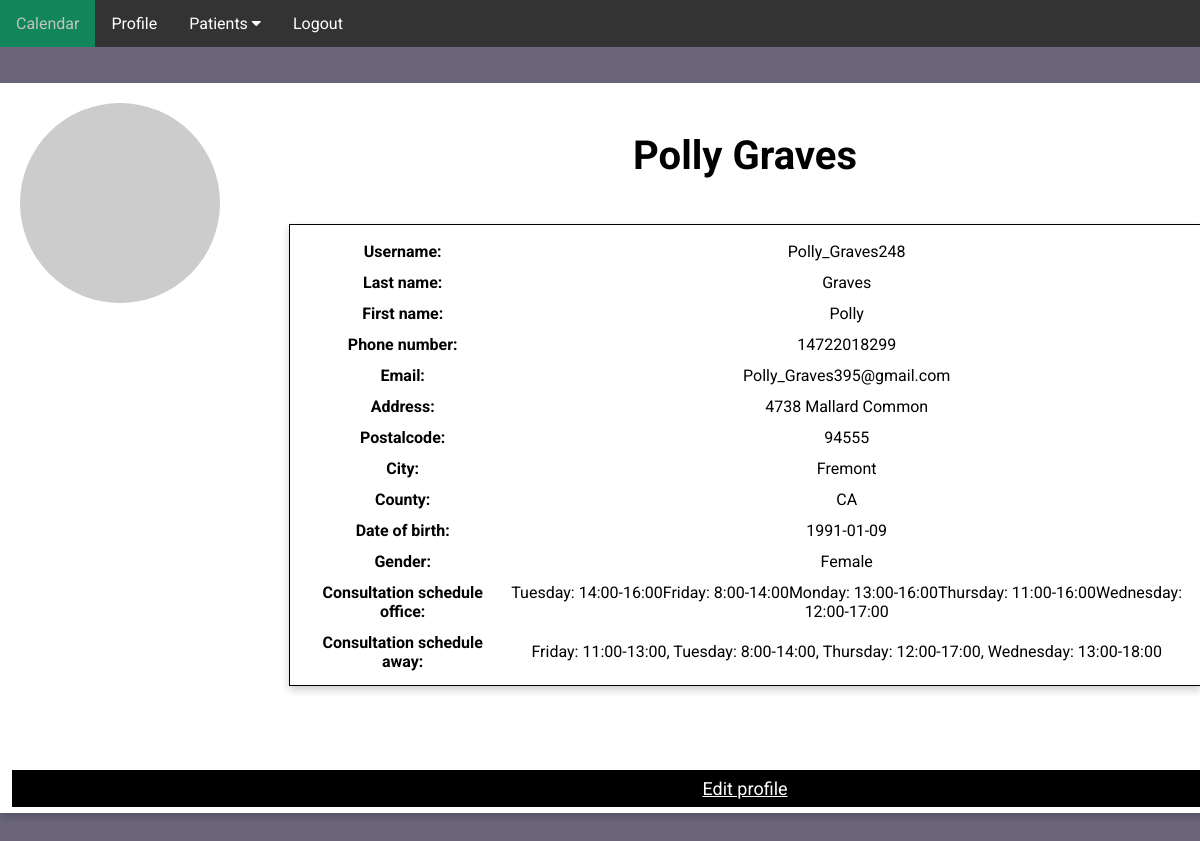
/medic-profile (signed in), run on the app's committed database.
### app/domain/entities.py (models this page shows, shortened)
class Doctor(db.Model):
    __tablename__ = "doctor"
    id = db.Column(db.Integer, primary_key=True)
    username = db.Column(db.String(64), index=True, unique=True)
    first_name = db.Column(db.String(64), index=True)
    last_name = db.Column(db.String(64), index=True)
    phone_number = db.Column(db.Integer, index=True, unique=True)
    email = db.Column(db.String(128), index=True, unique=True)
    address = db.Column(db.String(256), index=True)
    postalcode = db.Column(db.String(256), index=True)
    city = db.Column(db.String(256), index=True)
    state = db.Column(db.String(256), index=True)
    birth_date = db.Column(db.String(128), index=True)
    gender = db.Column(db.String(8), index=True)
    consultation_schedule_office = db.Column(db.String(128), index=True)
    consultation_schedule_away = db.Column(db.String(128), index=True)
    assistants_schedule = db.Column(db.String(128), index=True)
    password_hash = db.Column(db.String(256), index=True)
    medical_proof = db.Column(db.String(256))
    profile_picture = db.Column(db.String(256))
    patients = db.relationship('Patient', backref='doctor')
    consultations = db.relationship('Consultation', backref='doctor')
    def avatar(self, size):
        digest = md5(self.email.lower().encode('utf-8')).hexdigest()
        return 'https://www.gravatar.com/avatar/{}?d=identicon&s={}'.format(
            digest, size)

### app/ui/ui.py (the view)
    @staticmethod
    @app.route('/medic-profile')
    def medic_profile():
        doctor = service.get_doctor_by_id(service.session['doctor'])
        if "doctor" not in service.session:
            return redirect(url_for('home'))
        return render_template('medic-profile.html', doctor=doctor)

### app/domain/entities.py (called while the page is built)
    def __repr__(self):
        return f'Patient: {self.username}'

### app/repository/database.py (called while the page is built)
    def find_doctor_by_id(self, doctor_id):
        doctor = self.db.session.get(Doctor, doctor_id)
        if doctor is None:
            raise ValueError("Doctor not found")
        return doctor

### app/service/service.py (called while the page is built)
    def get_doctor_by_id(self, doctor_id):
        return self.db.find_doctor_by_id(doctor_id)

### app/ui/ui.py (called while the page is built)
    @staticmethod
    @app.before_request
    def before_request():
        flask.session.permanent = True
        app.permanent_session_lifetime = datetime.timedelta(minutes=5)
        flask.session.modified = True

### app/templates/medic-profile.html (shortened to what this page needs)
<!DOCTYPE html>
<html lang="en">
<head>
    <link rel="stylesheet" href="../static/main-style.css">
    <link rel="stylesheet" href="https://cdnjs.cloudflare.com/ajax/libs/font-awesome/4.7.0/css/font-awesome.min.css">
</head>
<body>
    <section class="header">
            <div class="navbar">
                <a href="/medic-home">Calendar</a>
                <a href="/medic-profile">Profile</a>
                <div class="dropdown">
                    <button class="dropbtn">Patients
                        <i class="fa fa-caret-down"></i>
                    </button>
                </div>
                <a href="{{ url_for('logout') }}">Logout</a>
            </div>
            <div class="main-box">
                {% if doctor.profile_picture==None %}
                    <img src="{{ doctor.avatar(128) }}" class="profile-img" alt="{{ doctor.username }}">
                {% else %}
                    <img src="../static/files/profile_picture_doctor/{{doctor.profile_picture}}" class="profile-img" alt="{{ doctor.username }}">
                {% endif %}
                  <h1 class="name">{{doctor.first_name}} {{doctor.last_name}}</h1>
                  <div class="profile-box">
                    <table class="medic-table">
                        <tr>
                            <th>Username:</th>
                            <td>{{doctor.username}}</td>
                        </tr>
                        <tr>
                            <th>Last name:</th>
                            <td>{{doctor.last_name}}</td>
                        </tr>
                        <tr>
                            <th>First name:</th>
                            <td>{{doctor.first_name}}</td>
                        </tr>
                        <tr>
                            <th>Phone number:</th>
                            <td>{{doctor.phone_number}}</td>
                        </tr>
                        <tr>
                            <th>Email:</th>
                            <td>{{doctor.email}}</td>
                        </tr>
                        <tr>
                            <th>Address:</th>
                            <td>{{doctor.address}}</td>
                        </tr>
                        <tr>
                            <th>Postalcode:</th>
                            <td>{{doctor.postalcode}}</td>
                        </tr>
                        <tr>
                            <th>City:</th>
                            <td>{{doctor.city}}</td>
                        </tr>
                        <tr>
                            <th>County:</th>
                            <td>{{doctor.state}}</td>
                        </tr>
                        <tr>
                            <th>Date of birth:</th>
                            <td>{{doctor.birth_date}}</td>
                        </tr>
                        <tr>
                            <th>Gender:</th>
                            <td>{{doctor.gender}}</td>
                        </tr>
                        <tr>
                            <th>Consultation schedule office:</th>
                            <td>{{doctor.consultation_schedule_office}}</td>
                        </tr>
                        <tr>
                            <th>Consultation schedule away:</th>
                            <td>{{doctor.consultation_schedule_away}}</td>
                        </tr>
                        <tr>
                            <th>Assistants schedule:</th>
                            <td>{{doctor.assistants_schedule}}</td>
                        </tr>
                    </table>
                  </div>
                  <p><a href="/edit-medic" class="contact-btn">Edit profile</a></p>
            </div>
    </section>
</body>
</html>

### app/static/main-style.css (style rules this page uses)
* { margin: 0; padding: 0; font-family: 'Roboto', sans-serif; }
.header { min-height: 100vh; width: 100%; background-color:#6b667a; background-position: center; background-size: cover; position: relative; overflow: auto; }
.navbar { overflow: auto; background-color: #333; font-family: Arial; }
.navbar a { left: 80px; float: left; font-size: 16px; color: white; text-align: center; padding: 14px 16px; text-decoration: none; }
.dropdown { float: left; overflow: hidden; }
.dropdown .dropbtn { font-size: 16px; border: none; outline: none; color: white; padding: 14px 16px; background-color: inherit; font-family: inherit; margin: 0; }
.main-box { box-shadow: 0 4px 8px 0 rgba(0, 0, 0, 0.2); width: 1480px; height: 720px; position: relative; margin: 3% auto; background: #fff; padding: 5px; text-align: center; }
.name { margin: 3% auto; font-size: 40px; }
.contact-btn { position: relative; top: 40px; border: none; outline: 0; display: inline-block; padding: 8px; color: white; background-color: #000; text-align: center; cursor: pointer; width: 98%; font-size: 18px; }
.profile-img { width: 200px; position: absolute; top: 20px; left: 20px; border-radius: 50%; }
.profile-box { width: 900px; height: 450px; border: 1px solid #000; box-shadow: 0 4px 8px 0 rgba(0, 0, 0, 0.2); position: relative; margin: 3% auto; background: #fff; padding: 5px; overflow: auto; text-align: center; }
.medic-table, th, td { margin: auto; padding: 5px; }

### data on the page
Doctor: first_name "Polly", last_name "Graves", username "Polly_Graves248", phone_number "14722018299", email "Polly_Graves395@gmail.com", address "4738 Mallard Common", postalcode "94555", city "Fremont", state "CA", birth_date "1991-01-09", gender "Female", consultation_schedule_office "Tuesday: 14:00-16:00Friday: 8:00-14:00Monday: 13:00-16:00Thursday: 11:00-16:00Wednesday: 12:00-17:00", consultation_schedule_away "Friday: 11:00-13:00, Tuesday: 8:00-14:00, Thursday: 12:00-17:00, Wednesday: 13:00-18:00"
